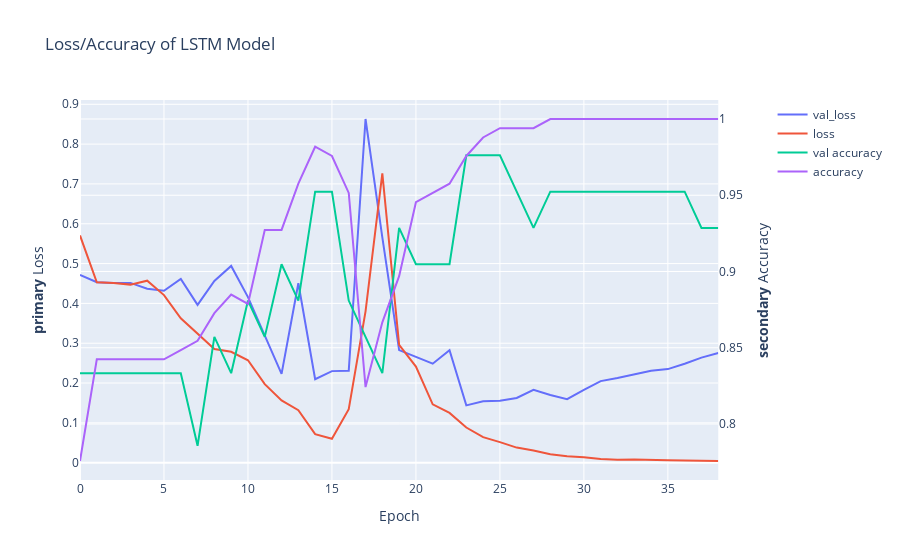

Source (notebook cell):
### Code cell
# Create figure with secondary y-axis
fig = make_subplots(specs=[[{"secondary_y": True}]])

# Add traces
fig.add_trace(
    go.Scatter( y=history.history['val_loss'], name="val_loss"),
    secondary_y=False,
)

fig.add_trace(
    go.Scatter( y=history.history['loss'], name="loss"),
    secondary_y=False,
)

fig.add_trace(
    go.Scatter( y=history.history['val_accuracy'], name="val accuracy"),
    secondary_y=True,
)

fig.add_trace(
    go.Scatter( y=history.history['accuracy'], name="accuracy"),
    secondary_y=True,
)

# Add figure title
fig.update_layout(
    title_text="Loss/Accuracy of LSTM Model"
)

# Set x-axis title
fig.update_xaxes(title_text="Epoch")

# Set y-axes titles
fig.update_yaxes(title_text="<b>primary</b> Loss", secondary_y=False)
fig.update_yaxes(title_text="<b>secondary</b> Accuracy", secondary_y=True)

fig.show()

### Figure 1 — Plotly figure (JSON) as saved in the notebook; plotly's stock layout.template omitted (floating-point values rounded to 4 significant figures)
{"data": [{"name": "val_loss", "type": "scatter", "xaxis": "x", "y": [0.4718, 0.453, 0.4511, 0.4514, 0.4366, 0.4317, 0.4613, 0.3962, 0.4565, 0.494, 0.4158, 0.3178, 0.223, 0.4506, 0.2095, 0.2299, 0.231, 0.8631, 0.5658, 0.2827, 0.2663, 0.2486, 0.2824, 0.1439, 0.1541, 0.1554, 0.1624, 0.1831, 0.1698, 0.1594, 0.1827, 0.2048, 0.2126, 0.2214, 0.231, 0.2349, 0.2484, 0.2639, 0.2754], "yaxis": "y"}, {"name": "loss", "type": "scatter", "xaxis": "x", "y": [0.5706, 0.4529, 0.451, 0.4471, 0.457, 0.4208, 0.3626, 0.325, 0.2856, 0.2786, 0.2571, 0.1972, 0.1562, 0.1319, 0.07158, 0.05998, 0.1343, 0.3801, 0.7264, 0.2956, 0.2414, 0.1464, 0.125, 0.0883, 0.064, 0.05149, 0.03789, 0.0304, 0.02108, 0.01606, 0.01382, 0.0093, 0.007202, 0.00798, 0.007851, 0.006198, 0.005256, 0.004927, 0.004178], "yaxis": "y"}, {"name": "val accuracy", "type": "scatter", "xaxis": "x", "y": [0.8333, 0.8333, 0.8333, 0.8333, 0.8333, 0.8333, 0.8333, 0.7857, 0.8571, 0.8333, 0.881, 0.8571, 0.9048, 0.881, 0.9524, 0.9524, 0.881, 0.8571, 0.8333, 0.9286, 0.9048, 0.9048, 0.9048, 0.9762, 0.9762, 0.9762, 0.9524, 0.9286, 0.9524, 0.9524, 0.9524, 0.9524, 0.9524, 0.9524, 0.9524, 0.9524, 0.9524, 0.9286, 0.9286], "yaxis": "y2"}, {"name": "accuracy", "type": "scatter", "xaxis": "x", "y": [0.7758, 0.8424, 0.8424, 0.8424, 0.8424, 0.8424, 0.8485, 0.8545, 0.8727, 0.8848, 0.8788, 0.9273, 0.9273, 0.9576, 0.9818, 0.9758, 0.9515, 0.8242, 0.8667, 0.897, 0.9455, 0.9515, 0.9576, 0.9758, 0.9879, 0.9939, 0.9939, 0.9939, 1, 1, 1, 1, 1, 1, 1, 1, 1, 1, 1], "yaxis": "y2"}], "layout": {"title": {"text": "Loss/Accuracy of LSTM Model"}, "xaxis": {"anchor": "y", "domain": [0, 0.94], "title": {"text": "Epoch"}}, "yaxis": {"anchor": "x", "domain": [0, 1], "title": {"text": "<b>primary</b> Loss"}}, "yaxis2": {"anchor": "x", "overlaying": "y", "side": "right", "title": {"text": "<b>secondary</b> Accuracy"}}}}
